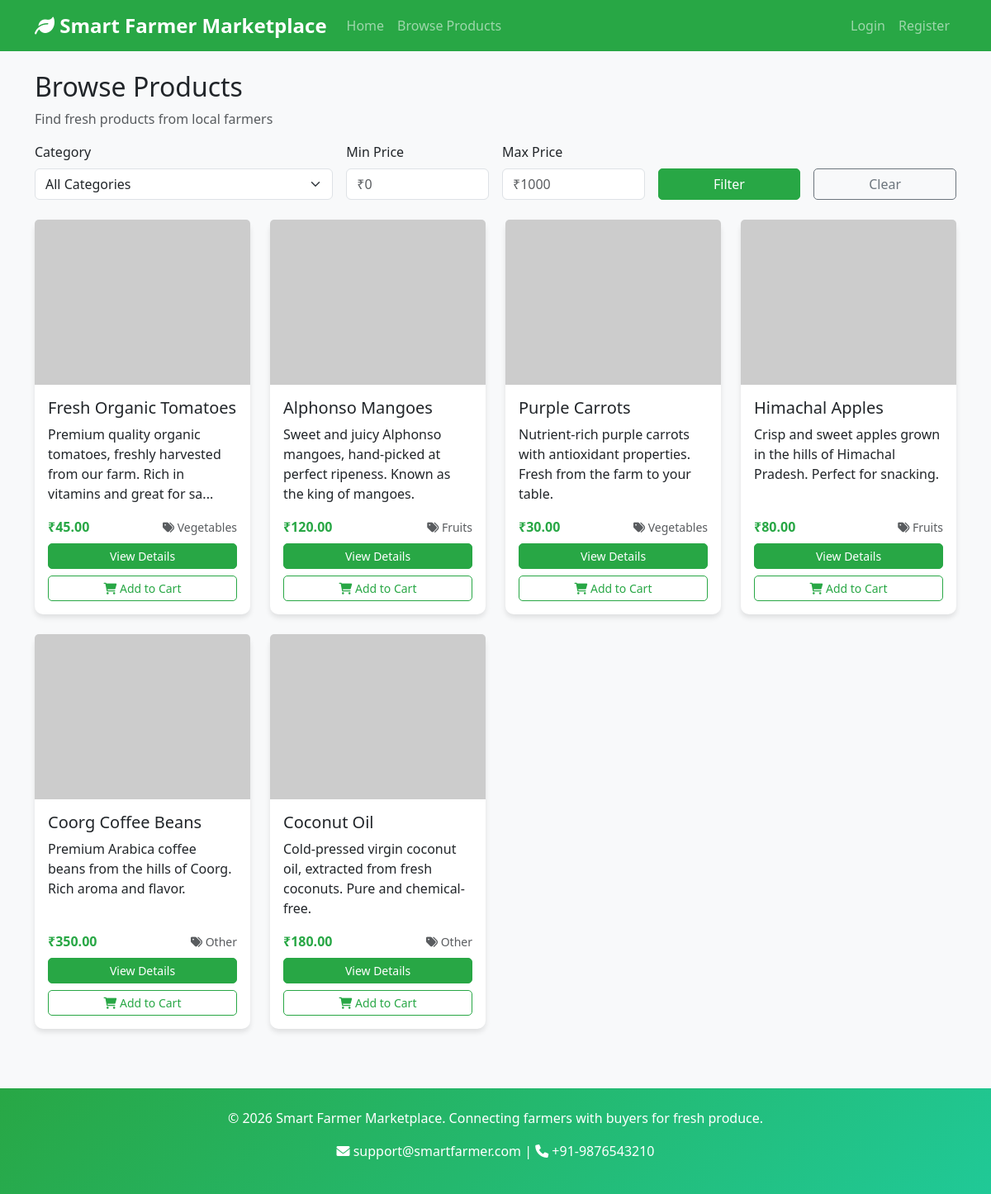
Screenshot of /browse with the database file from the repository.
### models/product.py (models this page shows, shortened)
class Product(db.Model):
    __tablename__ = 'products'
    id = db.Column(db.Integer, primary_key=True)
    farmer_id = db.Column(db.Integer, db.ForeignKey('farmers.id'), nullable=False)
    name = db.Column(db.String(100), nullable=False)
    description = db.Column(db.Text)
    category = db.Column(db.String(50), nullable=False)
    price = db.Column(db.Float, nullable=False)
    quantity = db.Column(db.Integer, nullable=False)
    image_path = db.Column(db.String(200))
    status = db.Column(db.String(20), default='pending')  # pending, approved, rejected, active, inactive
    created_at = db.Column(db.DateTime, default=datetime.utcnow)
    updated_at = db.Column(db.DateTime, default=datetime.utcnow, onupdate=datetime.utcnow)
    order_items = db.relationship('OrderItem', lazy=True)
    feedbacks = db.relationship('Feedback', back_populates='product', lazy=True)
    promotions = db.relationship('Promotion', back_populates='product', lazy=True)
    farmer = db.relationship('Farmer', back_populates='products', lazy=True)

### app.py (the view)
@app.route('/browse')
def browse_products():
    category_filter = request.args.get('category', '')
    min_price = request.args.get('min_price', type=float)
    max_price = request.args.get('max_price', type=float)
    query = Product.query.filter_by(status='approved')
    if category_filter:
        query = query.filter(Product.category.ilike(f'%{category_filter}%'))
    if min_price is not None:
        query = query.filter(Product.price >= min_price)
    if max_price is not None:
        query = query.filter(Product.price <= max_price)
    products = query.all()
    categories = [p.category for p in Product.query.filter_by(status='approved').distinct(Product.category)]
    return render_template('buyer/browse.html', products=products, categories=categories)

### templates/buyer/browse.html (shortened to what this page needs)
{% extends "base.html" %}
{% block content %}
<div class="row">
    <div class="col-12">
        <h2>Browse Products</h2>
        <p class="text-muted">Find fresh products from local farmers</p>
    </div>
</div>
<div class="row mb-4">
    <div class="col-md-12">
        <form method="GET" class="row g-3">
            <div class="col-md-4">
                <label for="category" class="form-label">Category</label>
                <select name="category" id="category" class="form-select">
                    <option value="">All Categories</option>
                </select>
            </div>
            <div class="col-md-2">
                <label for="min_price" class="form-label">Min Price</label>
                <input type="number" name="min_price" id="min_price" class="form-control" value="{{ request.args.get('min_price') or '' }}" placeholder="₹0">
            </div>
            <div class="col-md-2">
                <label for="max_price" class="form-label">Max Price</label>
                <input type="number" name="max_price" id="max_price" class="form-control" value="{{ request.args.get('max_price') or '' }}" placeholder="₹1000">
            </div>
            <div class="col-md-2">
                <label class="form-label">&nbsp;</label>
                <button type="submit" class="btn btn-success w-100">Filter</button>
            </div>
            <div class="col-md-2">
                <label class="form-label">&nbsp;</label>
                <a href="{{ url_for('browse_products') }}" class="btn btn-outline-secondary w-100">Clear</a>
            </div>
        </form>
    </div>
</div>
<div class="row">
    {% if products %}
        {% for product in products %}
        <div class="col-md-3 col-sm-6 mb-4">
            <div class="card h-100 product-card">
                {% if product.image_path %}
                    <img src="{{ url_for('static', filename='images/uploads/' + product.image_path) }}" onerror="this.onerror=null;this.src='https://via.placeholder.com/300x200/8FBC8F/FFFFFF?text={{ product.name[:20]|urlencode }}';" class="card-img-top product-image" alt="{{ product.name }}">
                {% else %}
                    <img src="https://via.placeholder.com/300x200/8FBC8F/FFFFFF?text={{ product.name[:20]|urlencode }}" class="card-img-top product-image" alt="{{ product.name }}">
                {% endif %}
                <div class="card-body d-flex flex-column">
                    <h5 class="card-title">{{ product.name }}</h5>
                    <p class="card-text flex-grow-1">{{ product.description[:100] }}{% if product.description|length > 100 %}...{% endif %}</p>
                    <div class="mt-auto">
                        <div class="d-flex justify-content-between align-items-center">
                            <span class="fw-bold text-success">₹{{ "%.2f"|format(product.price) }}</span>
                            <small class="text-muted"><i class="fas fa-tags"></i> {{ product.category }}</small>
                        </div>
                        <div class="mt-2">
                            <a href="{{ url_for('product_detail', product_id=product.id) }}" class="btn btn-success btn-sm w-100">View Details</a>
                        </div>
                        <div class="mt-2">
                            <a href="{{ url_for('add_to_cart', product_id=product.id) }}" class="btn btn-outline-success btn-sm w-100">
                                <i class="fas fa-shopping-cart"></i> Add to Cart
                            </a>
                        </div>
                    </div>
                </div>
            </div>
        </div>
        {% endfor %}
    {% endif %}
</div>
{% endblock %}

### static/css/style.css (style rules this page uses)
body { font-family: 'Segoe UI', Tahoma, Geneva, Verdana, sans-serif; background-color: #f8f9fa; }
.product-card { transition: transform 0.3s ease, box-shadow 0.3s ease; height: 100%; }
.product-image { height: 200px; object-fit: cover; }
.btn { border-radius: 5px; font-weight: 500; transition: all 0.3s ease; }
.card { border: none; border-radius: 10px; box-shadow: 0 4px 6px rgba(0,0,0,0.1); transition: all 0.3s ease; }
.text-success { color: #28a745 !important; }
.btn-success { background-color: #28a745; border-color: #28a745; }
.btn-outline-success { color: #28a745; border-color: #28a745; }

### rows the page displays
Product: name "Fresh Organic Tomatoes", description "Premium quality organic tomatoes, freshly harvested from our farm. Rich in vitamins and great for sa", price "45.00", category "Vegetables"
Product: name "Alphonso Mangoes", description "Sweet and juicy Alphonso mangoes, hand-picked at perfect ripeness. Known as the king of mangoes.", price "120.00", category "Fruits"
Product: name "Purple Carrots", description "Nutrient-rich purple carrots with antioxidant properties. Fresh from the farm to your table.", price "30.00", category "Vegetables"
Product: name "Himachal Apples", description "Crisp and sweet apples grown in the hills of Himachal Pradesh. Perfect for snacking.", price "80.00", category "Fruits"
Product: name "Coorg Coffee Beans", description "Premium Arabica coffee beans from the hills of Coorg. Rich aroma and flavor.", price "350.00", category "Other"
Product: name "Coconut Oil", description "Cold-pressed virgin coconut oil, extracted from fresh coconuts. Pure and chemical-free.", price "180.00", category "Other"
